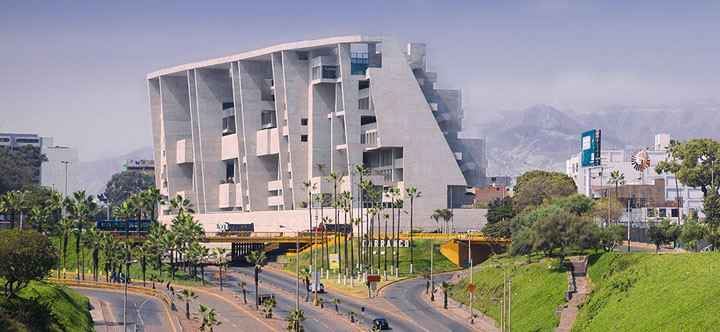
#> input picture Programming_1/00_Homeworks_or_Evaluations/Homework/Homework_Theory/H3/foto_utec.bmp, 720 x 332 px
$ python p3.py
#> lines starting #> are read from the running program, lines starting #| are printed output that depends on the picture
import imageio
import numpy as np


def leer_imagen(ruta):
    np_array = np.array(imageio.v3.imread(ruta), dtype='int')
    lista_3d = np_array.tolist()
    return lista_3d


def guardar_imagen(ruta, lista_3d):
    return imageio.imwrite(ruta, np.array(lista_3d, dtype='uint8'))


def superposicion(img, img_2, x, y):
    img_3 = [row[:] for row in img_2]
    # ACÁ EMPIEZA TU SOLUCIÓN
    height_1 = len(img)
    width_1 = len(img[0])
    height_2 = len(img_2)
    width_2 = len(img_2[0])

    for i in range(height_1):
        for j in range(width_1):
            if 0 <= i + y < height_2 and 0 <= j + x < width_2:
                img_3[i + y][j + x] = img[i][j]
    # ACÁ TERMINA TU SOLUCIÓN
    return img_3


# Supongamos que las imágenes se llaman 'imagen1.png' y 'imagen2.png'
ruta_imagen = 'foto_utec.bmp'
ruta_imagen_2 = 'otra_foto_utec.bmp'

img = leer_imagen(ruta_imagen)
#> in leer_imagen, `lista_3d = np_array.tolist()`: lista_3d = 332 items
#> img = 332 items
img_2 = leer_imagen(ruta_imagen_2)
#> call 2 of leer_imagen, with ruta = 'otra_foto_utec.bmp'
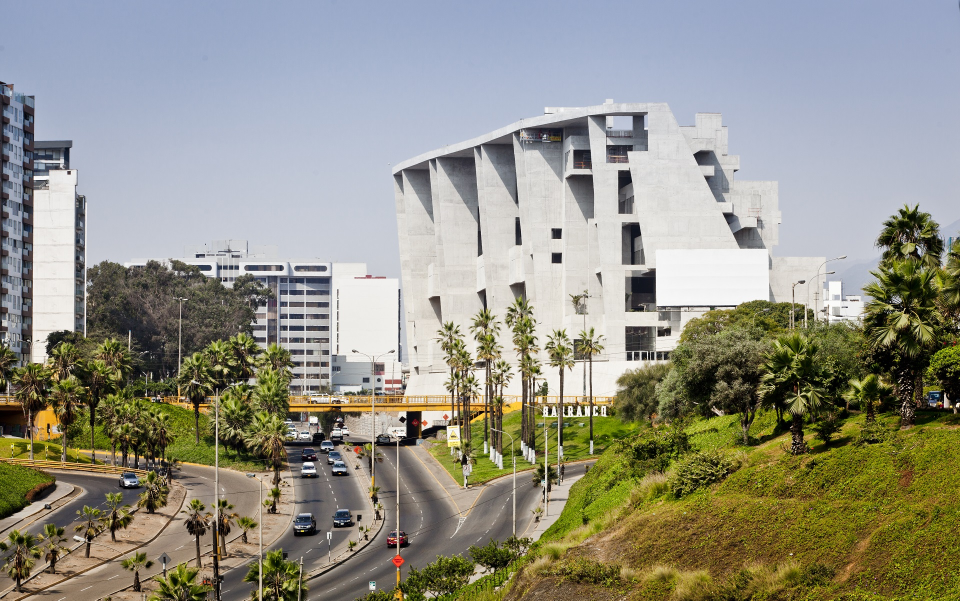
#> input picture Programming_1/00_Homeworks_or_Evaluations/Homework/Homework_Theory/H3/otra_foto_utec.bmp, 1920 x 1201 px (shown at 1/2 size)
#> in leer_imagen (call 2), `lista_3d = np_array.tolist()`: lista_3d = 1201 items
#> img_2 = 1201 items

# Supongamos que la posición P es (100, 150)
x = 310
y = 200

# Aplicamos la función superposicion
imagen_superpuesta = superposicion(img, img_2, x, y)
#> in superposicion, `height_1 = len(img)`: height_1 = 332
#> in superposicion, `width_1 = len(img[0])`: width_1 = 720
#> in superposicion, `height_2 = len(img_2)`: height_2 = 1201
#> in superposicion, `width_2 = len(img_2[0])`: width_2 = 1920
#> imagen_superpuesta = 1201 items

# Guardamos la imagen resultante en un archivo
ruta_imagen_superpuesta = 'foto_utec_superpuesta.bmp'
guardar_imagen(ruta_imagen_superpuesta, imagen_superpuesta)
#> in guardar_imagen, `return imageio.imwrite(ruta, np.array(lista_3d, dtype='uint8'))`:
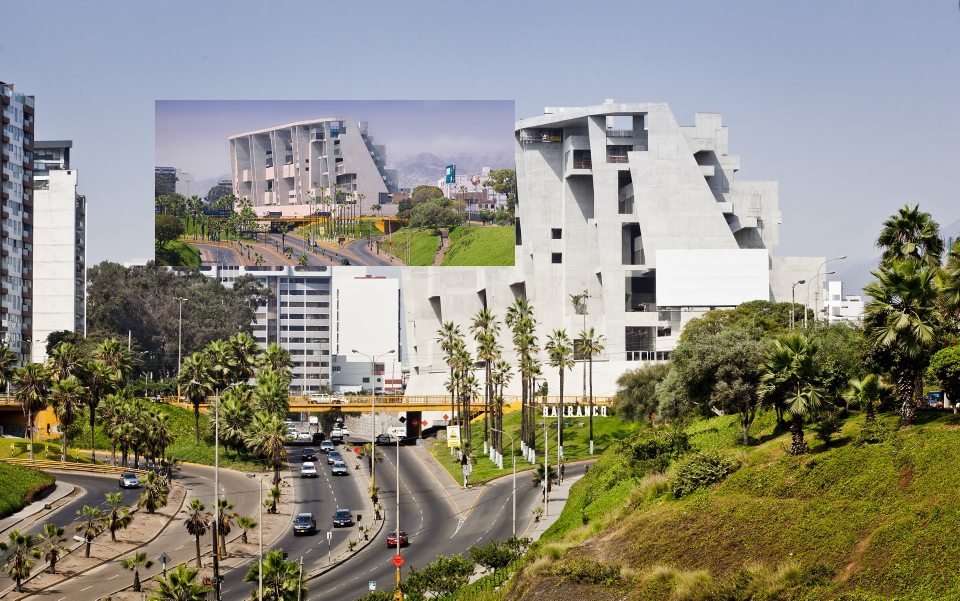
#> saved as foto_utec_superpuesta.bmp: shape (1201, 1920, 3) (shown at 1/2 size); mean R, G, B 142.4, 140.7, 126.7
